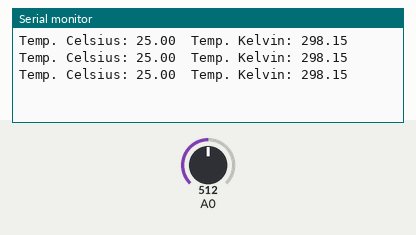
The sketch below on a simulated Arduino Uno, built with avr-gcc and run on an emulated ATmega328P. On the bench: the last lines printed to the serial monitor. The inputs (shaded band) are chosen by the test bench; at power-on: A0 = 512.

Above: at 1.3 s.
1.4 s: A0 set to 716
At 2.0 s:
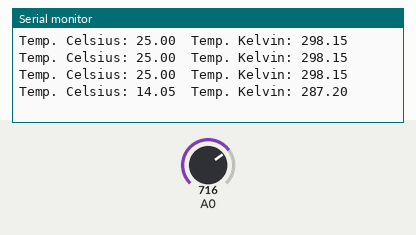
2.9 s: A0 set to 900
At 3.5 s:
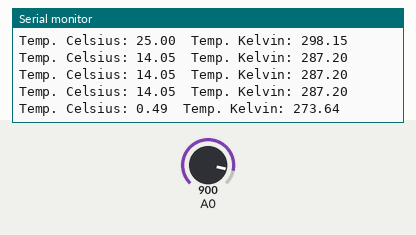
Timing chart, 0 to 5.9 s (numbered marks = the images above; inputs shaded):
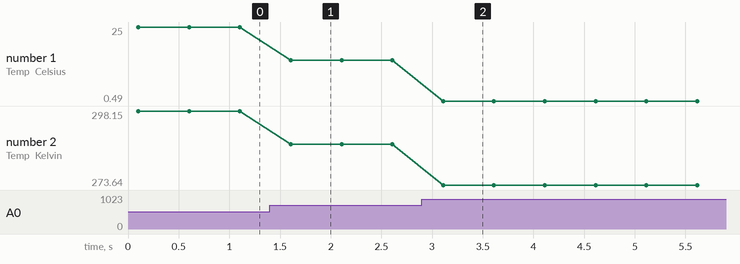

Measured:
- after the input at 1.4 s, the serial monitor: prints a new line after 0.21 s (image 1)
- after the input at 2.9 s, the serial monitor: prints a new line after 0.21 s (image 2)
- plotted number 1: 25 → 14.05 after the input at 1.4 s, 14.05 → 0.49 after the input at 2.9 s
- plotted number 2: 298.15 → 287.2 after the input at 1.4 s, 287.2 → 273.64 after the input at 2.9 s

The sketch:

006_termistor.ino
```cpp
#define VIn 5.0
#define T0 298.15   // Kelvin
#define Rt 10000
#define R0 10000
#define T1 273.15   // 0C in K
#define T2 373.15   // 100C in K
#define RT1 355563
#define RT2 549

float beta,
      RInf,
      TempKelvin,
      TempCelsius,
      VOut,
      ROut;

void setup() {
    Serial.begin(9600);
    beta = log(RT1/RT2) / ((1/T1) - (1/T2));
    RInf = R0 * exp(-beta / T0);
    delay(100);
}

void loop() {
    VOut = VIn * ((float)analogRead(0)) / 1024.0;
    ROut = (Rt * VOut / (VIn - VOut));
    TempKelvin = (beta / log(ROut / RInf));
    TempCelsius = TempKelvin - T1;

    Serial.print("Temp. Celsius: ");
    Serial.print(TempCelsius);
    Serial.print("  Temp. Kelvin: ");
    Serial.println(TempKelvin);
    delay(500);
}
```
